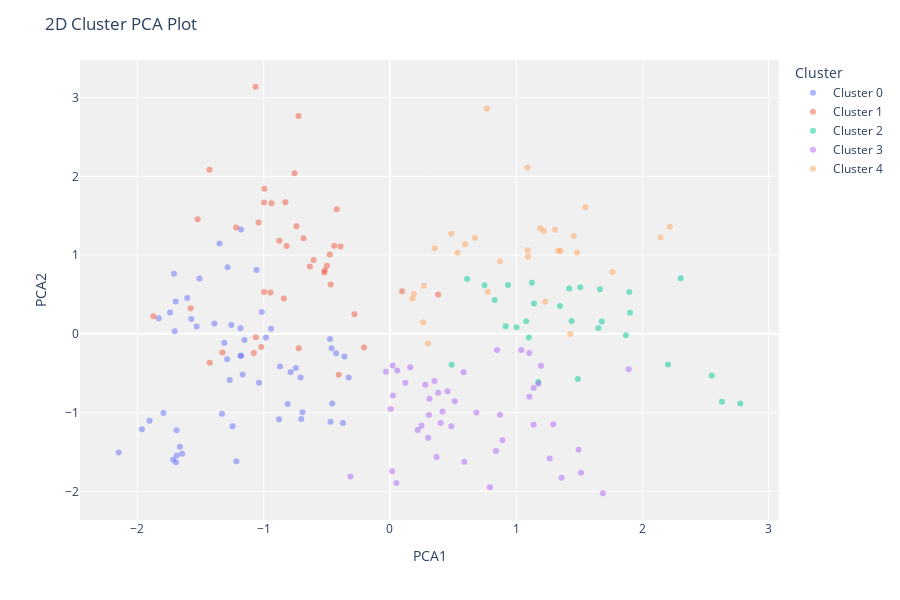
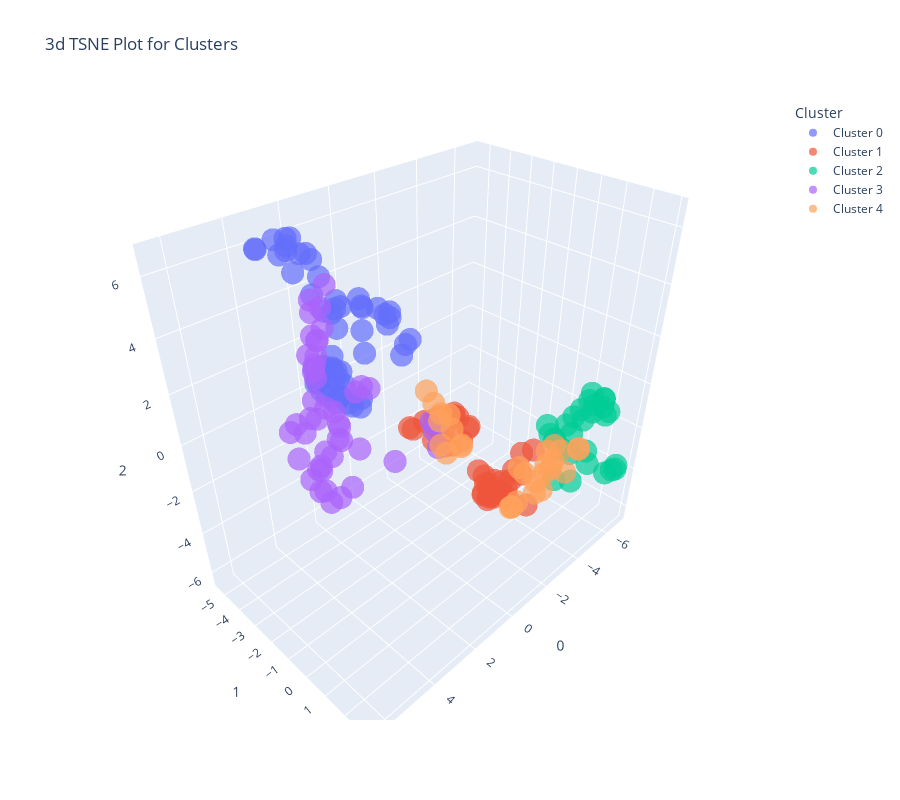
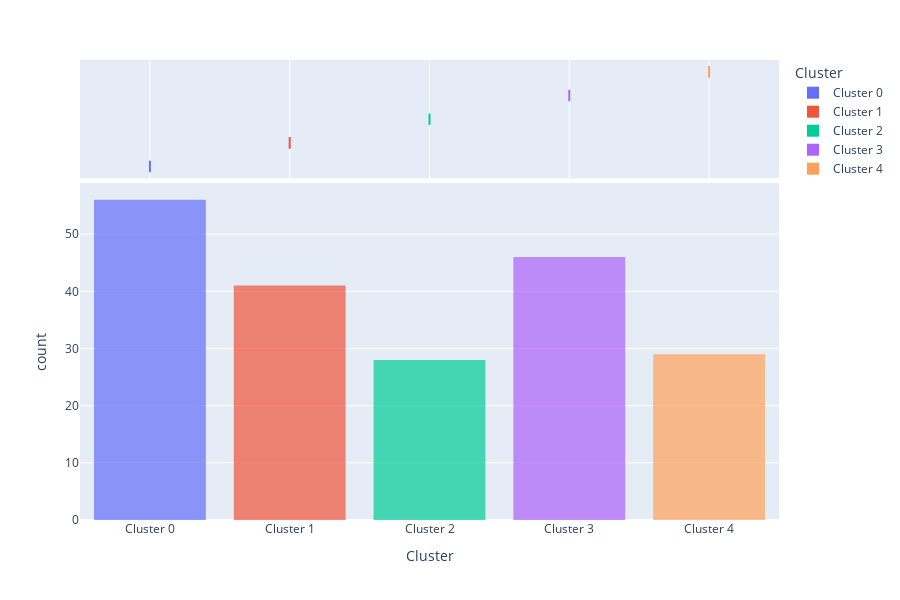
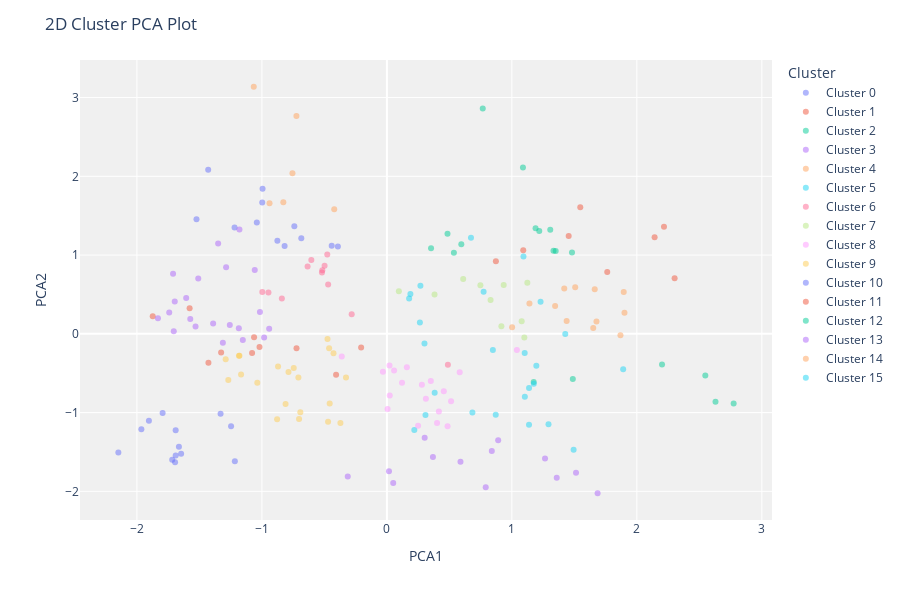

Notebook code cell kept with these figures, in order:
### Code cell
results = evaluate_all_models(df,num_clusters=5)
